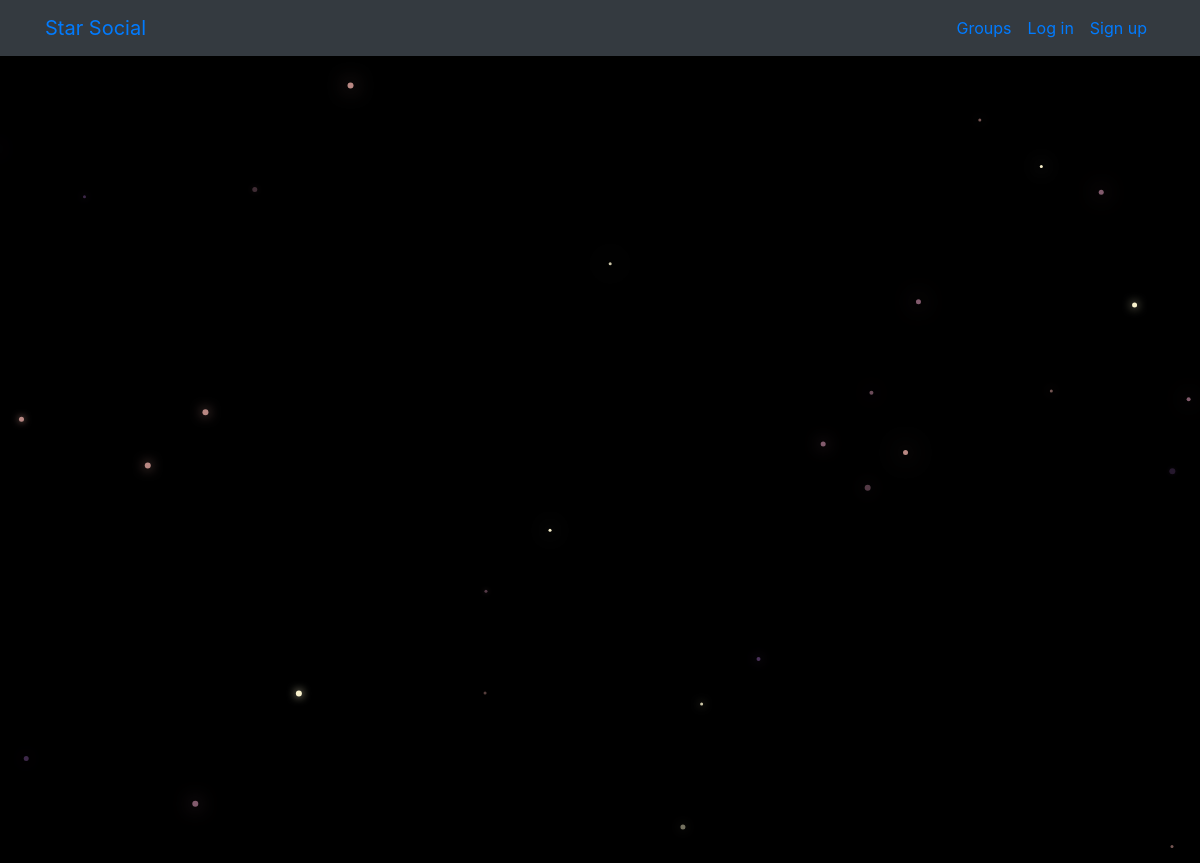
/posts/, run on an earlier commit of the app's database.
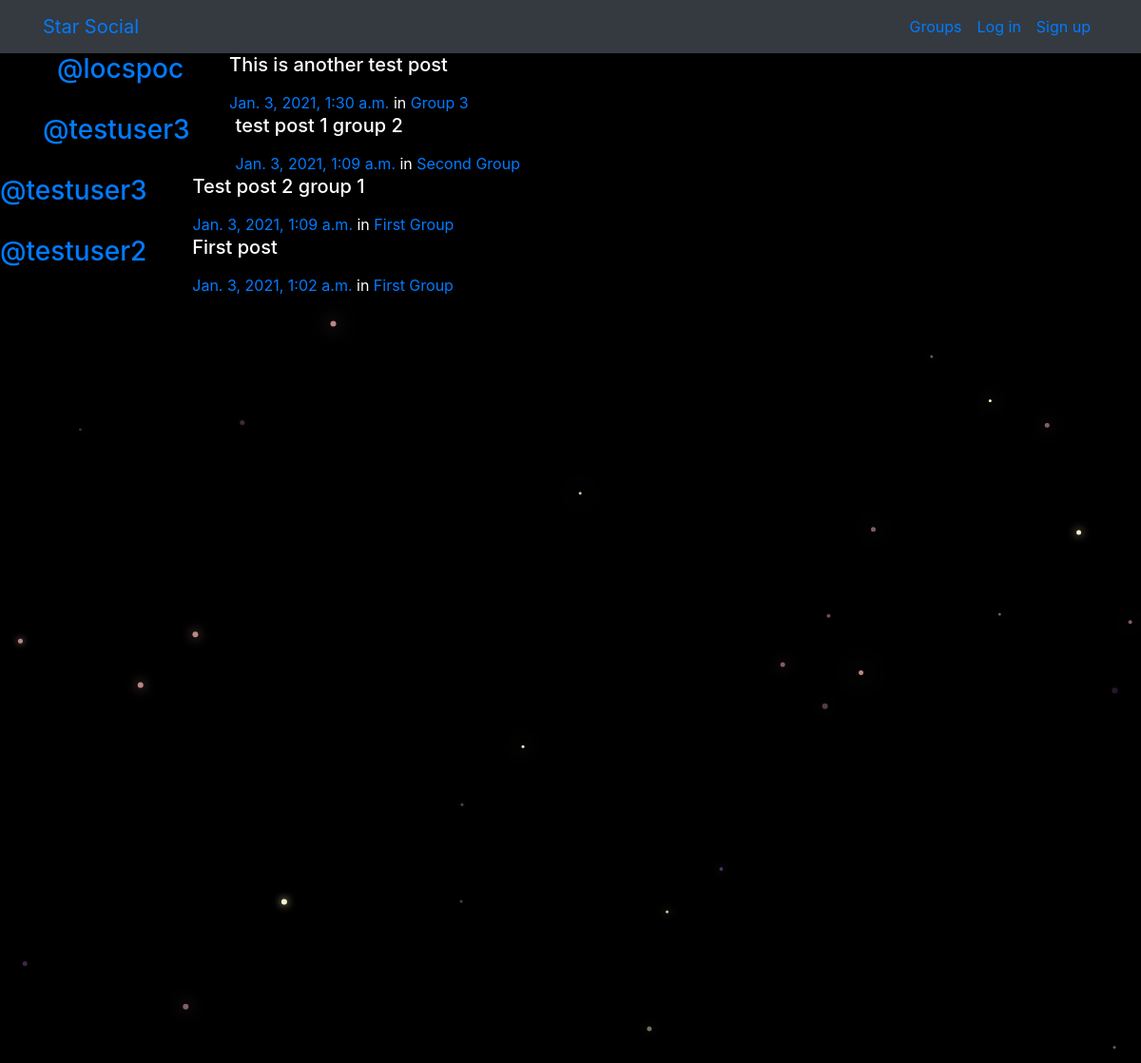
And on a later commit of the database.
### posts/models.py (models this page shows, shortened)
class Post(models.Model):
  user = models.ForeignKey(User, related_name='posts', on_delete=models.CASCADE)
  created_at = models.DateTimeField(auto_now=True)
  message = models.TextField()
  message_html = models.TextField(editable=False)
  group = models.ForeignKey(Group, related_name="posts",null=True, blank=True, on_delete=models.CASCADE)
  class Meta:
    ordering = ["-created_at"]
    unique_together = ["user", "message"]

### groups/models.py (models this page shows, shortened)
class Group(models.Model):
  name = models.CharField(max_length=255,unique=True)
  slug = models.SlugField(allow_unicode=True,unique=True)
  description = models.TextField(blank=True,default='')
  description_html = models.TextField(editable=False,default='',blank=True)
  members = models.ManyToManyField(User,through="GroupMember")
  class Meta:
    ordering = ["name"]

### posts/views.py (the view)
# urls.py: path('', views.PostList.as_view(), name="all"),
class PostList(SelectRelatedMixin, generic.ListView):
  model = models.Post
  select_related = ("user", "group")

### posts/templates/posts/post_list.html (shortened to what this page needs)
{% extends "posts/post_base.html" %}
{% load humanize %}
{% block post_content %}
<div class="col-md-8">
  {% for post in post_list %}
  {% include "posts/_post.html" %}
  {% endfor %}
</div>
{% endblock %}

### posts/templates/posts/_post.html (shortened to what this page needs)
<div class="media">
  <h3 class="mr-5"><a href="{% url 'posts:for_user' username=post.user.username %}">@{{ post.user.username }}</a></h3>
  <div class="media-body">
    <h5>{{ post.message_html|safe }}</h5>
      <time class="time"><a href="{% url 'posts:single' username=post.user.username pk=post.pk %}">{{ post.created_at }}</a></time>
      {% if post.group %}
      <span class="group-name">in <a href="#">{{ post.group.name }}</a></span>
      {% endif %}
    </div>
  </div>
</div>

What changed in the data, as far as the page shows it:
added Post: user.username "locspoc", message_html "This is another test post", created_at "Jan. 3, 2021, 1:30 a.m.", group.name "Group 3"
added Post: user.username "testuser3", message_html "test post 1 group 2", created_at "Jan. 3, 2021, 1:09 a.m.", group.name "Second Group"
added Post: user.username "testuser3", message_html "Test post 2 group 1", created_at "Jan. 3, 2021, 1:09 a.m.", group.name "First Group"
added Post: user.username "testuser2", message_html "First post", created_at "Jan. 3, 2021, 1:02 a.m.", group.name "First Group"
